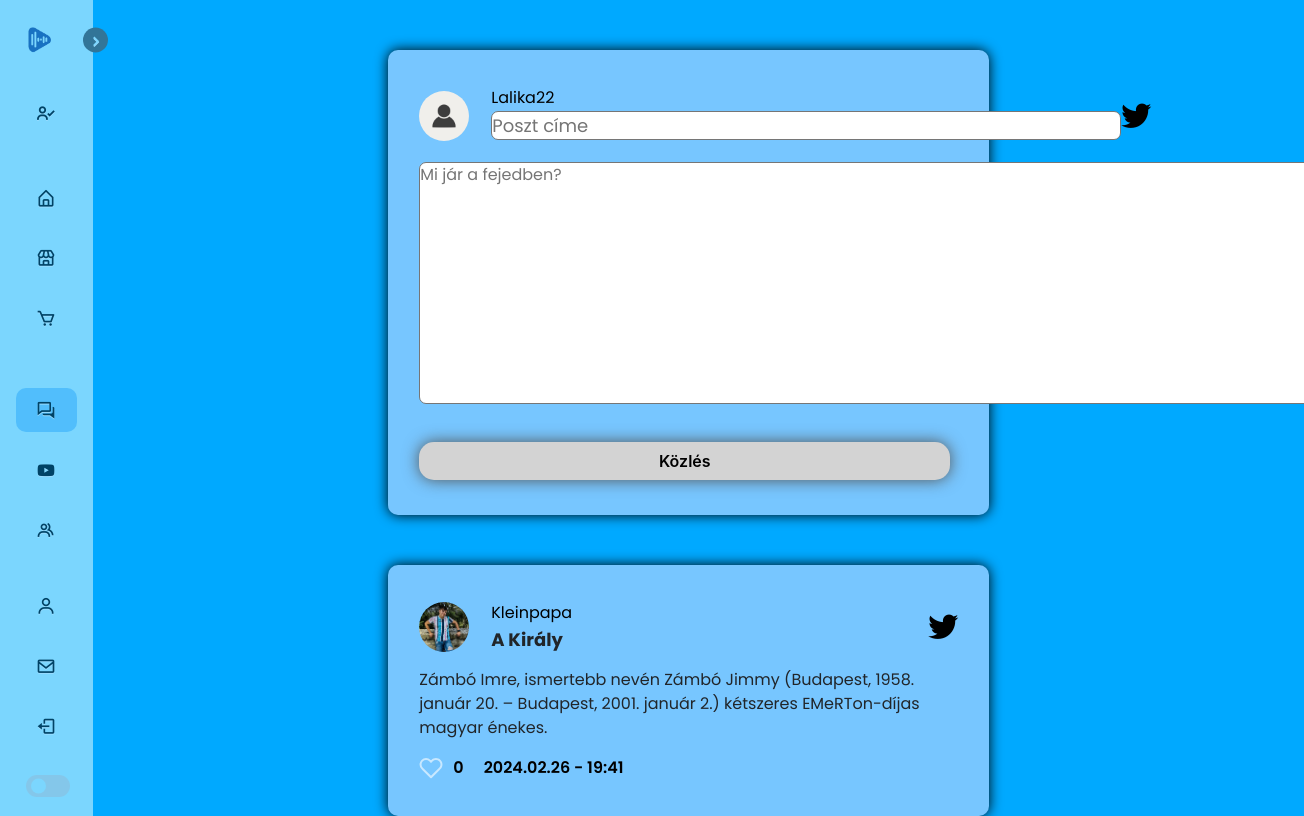
The app's page /forum/ (signed in) with its own data.
### store/models.py (models this page shows, shortened)
class Customer(models.Model):
    user = models.OneToOneField(User, on_delete=models.CASCADE,  null=True, blank=True)
    name = models.CharField(max_length=200, null=True)
    email = models.CharField(max_length=200, null=True)
    phone_number = models.CharField(max_length=20, null=True, blank=True)
    follows = models.ManyToManyField("self", related_name='following',symmetrical=False, blank=True)
    followers = models.ManyToManyField("self", related_name='followed_by',symmetrical=False, blank=True)
    date_modified = models.DateTimeField(User, auto_now=True)
    image = models.ImageField(null=True, blank=True)
    description = models.CharField(max_length=500, null=True)
    last_friend = models.ForeignKey('self', on_delete=models.CASCADE, null=True, blank=True)
    @property
    def imageURL(self):
        try:
            url = self.image.url
        except:
            url = ''
        return url

class Post(models.Model):
    profile = models.ForeignKey(Customer, on_delete=models.DO_NOTHING, blank=True, null=True)
    title = models.CharField(max_length=30, blank=True, null=True)
    body = models.CharField(max_length=1000)
    created = models.DateTimeField(auto_now_add=True)
    likes = models.ManyToManyField(Customer, related_name='liked_by', symmetrical=False, blank=True)

### store/views.py (the view, shortened to what this page needs)
# urls.py: path('forum/', views.forum, name="forum"),
def forum(request):
    form = PostForm(request.POST or None)
    posts = Post.objects.all().order_by("-created")
    profiles = Customer.objects.all()
    self_user = request.user.customer
    self_profile = Customer.objects.get(id=self_user.id)
    context = {'profiles': profiles, 'self_profile': self_profile, 'posts': posts, 'form': form}
    return render(request, 'store/forum.html', context)

### store/forms.py
class PostForm(forms.ModelForm):
    title = forms.CharField(required=True,
        widget=forms.widgets.Textarea(
            attrs={"placeholder":"Poszt címe",
                   "class":"form-textarea",
                   'cols':'40',
                   'rows':'1',
                   'maxlength':'50',
                   'required':'required',}),
        label="")
    body = forms.CharField(required=True,
        widget=forms.widgets.Textarea(
            attrs={"placeholder":"Mi jár a fejedben?",
                   "class":"form-textarea",
                   'cols':'65',
                   'rows':'10',
                   'maxlength':'1000',
                   'required':'required',}),
        label="")
    class Meta:
        model = Post
        exclude = ("user",)

### store/templates/store/forum.html (shortened to what this page needs)
{% extends 'store/main.html' %}
{% load static %}
{% block content %}
{% if form %}
<form id="post" method=POST>
    <div class="wrapper">
      <div class="card2">
        <div class="user">
          <div class="profile">
            {% if self_profile.profile.imageURL %}
              <img src="{{self_profile.profile.imageURL}}" class="ava">
            {% else %}
              <img src="{% static 'images/placeholder_img.jpg' %}" class="ava">
            {% endif %}
            <div class="username">
              <h3 class="uname">{{self_profile.user}}</h3>
              <p class="name">{{form.title}}</p>
            </div>
          </div>
          <i class="fa-brands fa-twitter icon"></i>
        </div>
        <div class="twitt">
          <p>{{form.body}}</p>
        </div>
        <button class="button-33 post">Közlés</button>
      </div>
    </div>
</form>
{% endif %}
{% for post in posts %}
<div class="wrapper">
    <div class="card2">
      <div class="user">
        <div class="profile">
          <a href="{% url 'profile' post.profile.user.id %}">
            {% if post.profile.imageURL %}
                <img src="{{post.profile.imageURL}}" class="ava">
            {% else %}
                <img src="{% static 'images/placeholder_img.jpg' %}" class="ava">
            {% endif %}
          </a>
          <div class="username">
            <a href="{% url 'profile' post.profile.user.id %}"><h3 class="uname">{{post.profile.user}}</h3></a>
            <p class="name">{{post.title}}</p>
          </div>
        </div>
        <i class="fa-brands fa-twitter icon"></i>
      </div>
      <div class="twitt">
        <p>{{post.body}}</p>
      </div>
      <div class="insight">
        <div class="like">
          <p class="like-value">{{post.likes.all.count}}</p>
        </div>
        <div class="created">
          <p>{{post.created|date:'Y.m.d - H:i'}}</p>
        </div>
      </div>
    </div>
  </div>
{% endfor %}
{% endblock content %}

### static/css/main-page.css (style rules this page uses)
* { margin: 0; padding: 0; box-sizing: border-box; font-family: "Poppins", sans-serif; }
:root { --body-color: #e4e9f7; --sidebar-color: #fff; --primary-color: #0079b5; --primary-color-light: #00b6e3; --toggle-color: #ddd; --text-color: white; --text-color-dark: #f6f5ff; --grey: #545454; --black: #000000; --white: #fff; --tran-02: all 0.2s ease; --tran-03: all 0.3s ease; --tran-04: all 0.4s ease; --tran-05: all 0.5s ease; }
body { height: 100vh; background: var(--body-color); transition: var(--tran-04); }
h1, h2, h3, h4, h5, h6 { color: hsl(0, 0%, 30%); }

### static/css/store.css (style rules this page uses)
:root { --body-color: #e4e9f7; --sidebar-color: #fff; --primary-color: #0079b5; --primary-color-light: #00b6e3; --toggle-color: #ddd; --text-color: #707070; --text-color-dark: #f6f5ff; --grey: #545454; --black: #000000; --white: #fff; --tran-02: all 0.2s ease; --tran-03: all 0.3s ease; --tran-04: all 0.4s ease; --tran-05: all 0.5s ease; }
.button-33 { box-shadow: var(--grey) 0 0 16px; background-color: var(--white); border-radius: 15px; color: var(--black); cursor: pointer; display: inline; font-family: CerebriSans-Regular, -apple-system, system-ui, Roboto, sans-serif; padding: 7px 20px; text-align: center; text-decoration: none; transition: all 250ms; border: 0; font-size: 16px; user-select: none; -webkit-user-select: none; touch-action: manipulation; margin-top: 2vh; margin-right: 1vh; }
.post { background-color: lightgray; font-weight: 600; }

### static/css/kezdolap.css (style rules this page uses)
* { margin: 0; padding: 0; }

### static/css/profile.css (style rules this page uses)
* { margin: 0; padding: 0; box-sizing: border-box; font-family: "Poppins", sans-serif; }
:root { --body-color: #00A9FF; --sidebar-color: #CDF5FD; --primary-color: #0079b5; --primary-color-light: #00b6e3; --toggle-color: #ddd; --text-color: #707070; --text-color-dark: #f6f5ff; --grey: #545454; --black: #000000; --white: #fff; --tran-02: all 0.2s ease; --tran-03: all 0.3s ease; --tran-04: all 0.4s ease; --tran-05: all 0.5s ease; }
body { display: flex; justify-content: space-between; display: flex; flex-direction: column; height: 100vh; margin: 0; / }
button { border: 0.5px solid black; border-radius: 50%; background: none; }

### static/css/forum.css (style rules this page uses)
p, h1, h2, h3, h4 { margin: 0; padding: 0; }
.wrapper { display: flex; align-items: center; justify-content: center; max-height: 1500px; margin-top: 50px; }
.card2 { display: flex; flex-direction: column; width: 601px; height: auto; padding: 35px 31px; gap: 15px; border-radius: 10px; background: #77c6ff; box-shadow: var(--black) 0 0 1.6vh; }
.user { display: flex; justify-content: space-between; align-items: center; }
.profile { display: flex; align-items: center; gap: 22px; }
.ava { border-radius: 50%; width: 50px; height: 50px; }
.icon { font-size: 30px; color: black; }
.username { display: flex; flex-direction: column; gap: 1px; }
.username .name { line-height: normal; font-size: 18px; font-style: normal; font-weight: 700; }
.username .uname { color: black; font-size: 16px; font-style: normal; font-weight: 400; line-height: normal; }
.insight { display: flex; align-items: center; gap: 20px; color: black; font-size: 16px; font-weight: 600; line-height: 26px; }
.like { display: flex; align-items: center; gap: 10px; }
.form-textarea { resize: none; border-radius: 7px; }

### records on screen
Customer: user "Lalika22"
Post: profile.imageURL (picture), profile.user "Kleinpapa", title "A Király", body "Zámbó Imre, ismertebb nevén Zámbó Jimmy (Budapest, 1958. január 20. – Budapest, 2001. január 2.) kétszeres EMeRTon-díjas magyar énekes.", likes.all.count "0", created "2024.02.26 - 19:41"
